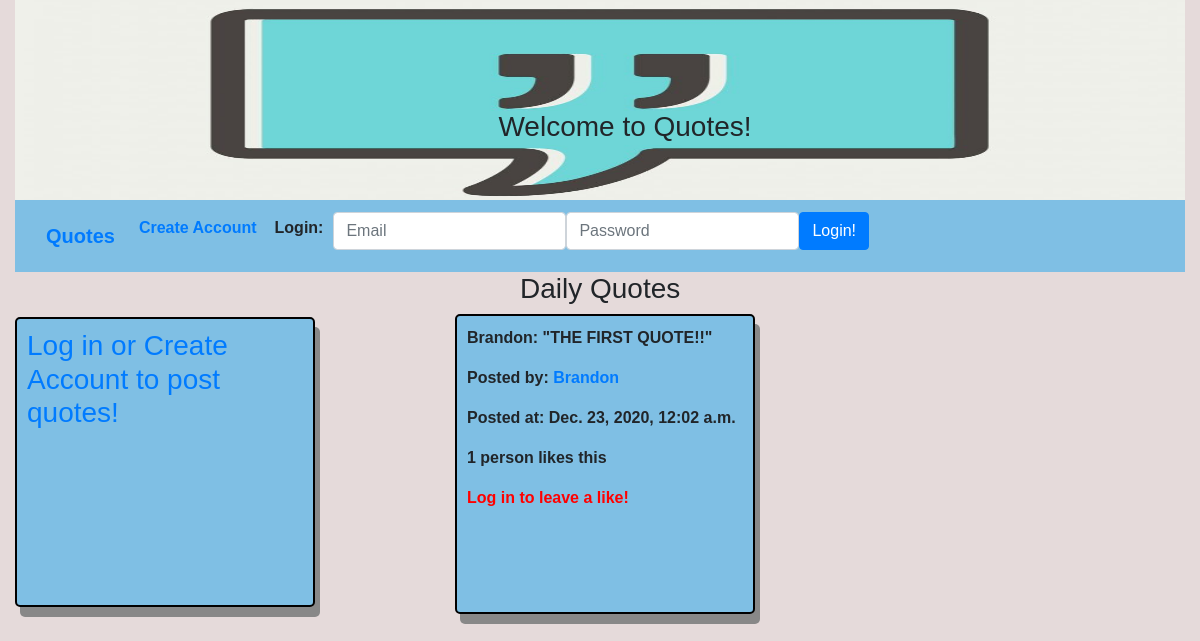
Screenshot of /quotes with the database file from the repository.
### appOne/models.py (models this page shows, shortened)
class Quote(models.Model):
    author_by = models.CharField(max_length=255)
    quote = models.CharField(max_length=255)
    posted_by = models.ForeignKey(User, related_name= "posted_quotes", on_delete = models.CASCADE)
    user_likes = models.ManyToManyField(User, related_name="likes")
    created_at = models.DateTimeField(auto_now_add = True)
    updated_at = models.DateTimeField(auto_now = True)
    objects = QuoteManager()

class User(models.Model):
    first_name = models.CharField(max_length= 255)
    last_name = models.CharField(max_length=255)
    email = models.CharField(max_length=255)
    password = models.CharField(max_length=255)
    created_at = models.DateTimeField(auto_now_add = True)
    updated_at = models.DateTimeField(auto_now = True)
    objects = UserManager()

### appOne/views.py (the view)
# urls.py: path('quotes', views.quotes, name= 'quotes'),
def quotes(request):
    if request.method == 'GET':
        if "user_id" in request.session:
            user = User.objects.get(id=request.session['user_id'])
            context = {
                "likes" : Quote.objects.annotate(likes=Count('user_likes')),
                'user': user,
                "quotes": Quote.objects.all()
                }
            return render(request,'quotes.html', context)
        else:
            context = {
                "likes" : Quote.objects.annotate(likes=Count('user_likes')),
                "quotes": Quote.objects.all()
                }
            print('no user in session')
            return render(request,'quotes.html', context)

### appOne/templates/quotes.html (shortened to what this page needs)
<!DOCTYPE html>
<html lang="en">
<head>
    {% load static %}
    <link rel="stylesheet" type="text/css" href="{% static 'bootstrap.css'%}">
</head>
<body>
    <div class="container-fluid">
        <div class="top-pic-section">
            {% if 'user_id' in request.session %}
                <h3 class="text-center top-header top-header-font">Welcome back, {{user.first_name}} {{user.last_name}}!</p>
            {% else %}
                <h3 class="text-center top-header top-header-font">Welcome to Quotes!</h3>
            {% endif %}
        </div>
    <nav class="navbar navbar-expand-lg navbar-nav_bar bg-nav_bar">
        <div class="container-fluid">
            <a class="navbar-brand brand-padding" href="{% url 'quotes' %}"><strong>Quotes</strong></a>
            <div class="collapse navbar-collapse" id="navbarSupportedContent">
                <ul class="navbar-nav me-auto mb-2 mb-lg-0">
                    <li class="nav-item">
                        {% if 'user_id' in request.session %}
                        <a class="nav-link" href="/edit/{{user.id}}" >Edit Account</a>
                        {% else %}
                        <a class="nav-link" href="{% url 'create_account_page' %}">Create Account</a>
                        {% endif %}
                    </li>
                {% if 'user_id' in request.session %}
                </ul>
                    <form class="d-flex login-padding" action="logout" method="POST" class="logoutbtn">
                        {% csrf_token %}
                        <input class="btn btn-danger" type="submit" value="Logout">
                    </form>
                {% else %}
                    <li class="nav-item">
                        <p class="navbar-text login-text-margin" >Login:</p>
                    </li>
                </ul>
                <form class="d-flex login-padding" method="POST" action="{% url 'login' %}">
                    <input class="form-control me-2" type="email" placeholder="Email" name="email">
                    <input class="form-control me-2" type="password" placeholder="Password" name="password">
                    <button class="btn btn-primary" type="submit">Login!</button>
                </form>
                {% endif %}
            </div>
        </div>
    </nav>
    <div class="row">
        <div class="col-4">
            <div class="add-quote-form">
                {% if 'user_id' in request.session %}
                <h3>Add a Quote!</h3>
                    {% if messages %}
                    <ul>
                        {% for message in messages%}
                        <li {% if message.tags %} class="{{ message.tags }}"{% endif %}>{{message}}</li>
                        {% endfor %}
                    </ul>
                    {% endif %}
                    <form action="/create_quote" method="POST">
                        {% csrf_token %}
                    <p>Author   <input type="text" name="author_by"></p>
                    <p class="align-top">Quote    <textarea name="quote"></textarea></p>
                    <input class="btn btn-secondary" type="submit" value="Submit">
                    </form>
                {% else %}
                <h3><a href="/create_account"> Log in or Create Account to post quotes!</a></h3>
                {% endif %}
            </div>
        </div>
            <div class="col-8">
                <h3 class="text-justify daily-quotes" >Daily Quotes</h3>
                <ul>
                {% for quote in quotes reversed %}
                <li class="nodots">
                    <div class="quoteBox">
                        <p>{{quote.author_by}}: "{{quote.quote}}"</p>
                        <p>Posted by: <a href="/profile/{{quote.posted_by.id}}">{{quote.posted_by.first_name}} </a></p>
                        <p>Posted at: {{quote.created_at}}</p>
                        {% if quote.user_likes.count > 1 %}
                        <p> {{quote.user_likes.count}} people like this</p>
                        {% elif quote.user_likes.count == 0 %}
                        <p></p>
                        {% else %}
                        <p> {{quote.user_likes.count}} person likes this</p>
                        {% endif %}
                        {% if 'user_id' not in request.session %}
                        <a href="/create_account" class="link-danger" style="color:#FF0000;">Log in to leave a like!</a>
                        {% endif %}
                    </div>
                </li>
                {% endfor %}
                </ul>
            </div>
        </div>
    </div>
</body>
</html>

### rows the page displays
Quote: author_by "Brandon", quote "THE FIRST QUOTE!!", posted_by.first_name "Brandon", created_at "Dec. 23, 2020, 12:02 a.m.", user_likes.count "1"
